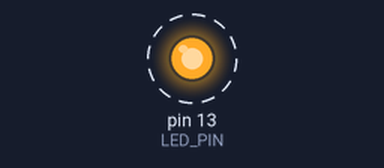
Bench run of a sketch on a simulated Arduino Uno, built with avr-gcc and run on an emulated ATmega328P. On the bench: output pins drawn as LEDs (lit = HIGH). Dashed ring = blinking.

Above: at 0.2 s.
Timing chart, 0 to 3.0 s (numbered marks = the images above):
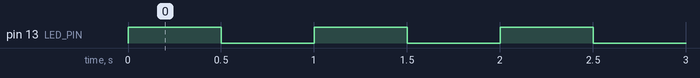

The sketch:

main.ino
```cpp
/*
  Template base progetto didattico Arduino
  - Sostituisci pin e logica in base al progetto
*/

const int LED_PIN = 13;

void setup() {
  pinMode(LED_PIN, OUTPUT);
  Serial.begin(9600);
}

void loop() {
  digitalWrite(LED_PIN, HIGH);
  delay(500);
  digitalWrite(LED_PIN, LOW);
  delay(500);
}
```

Measured:
- by itself, pin 13 (LED_PIN): alternates HIGH for 0.50 s and LOW for 0.50 s
